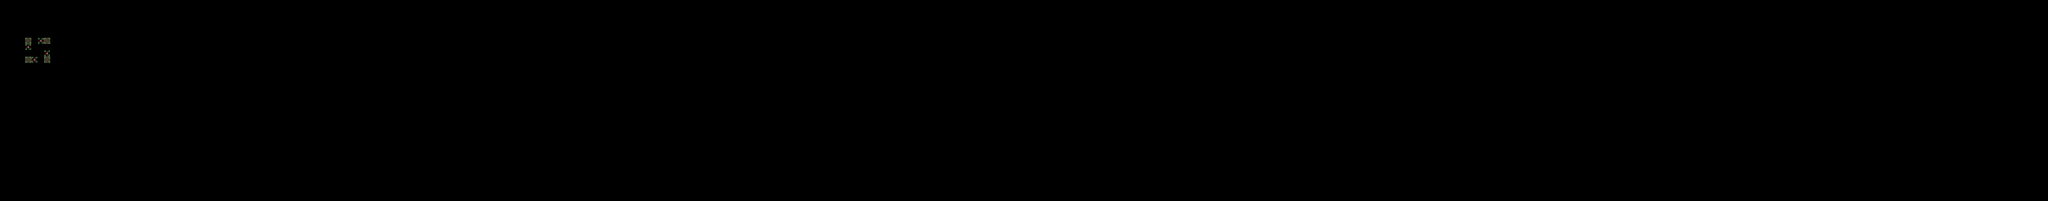

A 2D game scene composited from a Tiled map and its tileset images. What follows is a short description and the map's XML, with each tile layer's data collapsed to a summary:
An orthogonal 326x32 tile map with 16x16 px tiles, 4 tile layers (input_dirt, output_dirt, regions_input, regions_output), 2 tilesets.

<map version="1.5" tiledversion="1.7.2" orientation="orthogonal" renderorder="right-down" width="326" height="32" tilewidth="16" tileheight="16" infinite="0" nextlayerid="10" nextobjectid="1">
 <tileset firstgid="1" name="Village5" tilewidth="16" tileheight="16" tilecount="704" columns="32">
  <image source="../../../assets/Tile/Village5.png" width="512" height="352" />
  <wangsets>
   <wangset name="Dirt2" type="mixed" tile="-1">
    <wangcolor name="" color="#ff0000" tile="-1" probability="1" />
    <wangtile tileid="200" wangid="0,0,1,1,1,0,0,0" />
    <wangtile tileid="202" wangid="0,0,1,1,1,1,1,0" />
    <wangtile tileid="203" wangid="0,0,0,0,1,1,1,0" />
    <wangtile tileid="232" wangid="1,1,0,0,0,0,0,0" />
    <wangtile tileid="234" wangid="1,1,0,0,0,0,0,1" />
    <wangtile tileid="235" wangid="1,0,0,0,0,0,0,1" />
    <wangtile tileid="264" wangid="1,1,1,1,1,0,0,0" />
    <wangtile tileid="266" wangid="1,1,1,1,1,1,1,1" />
    <wangtile tileid="267" wangid="1,0,0,0,1,1,1,1" />
    <wangtile tileid="296" wangid="1,1,1,0,0,0,0,0" />
    <wangtile tileid="298" wangid="1,1,1,0,0,0,1,1" />
    <wangtile tileid="299" wangid="1,0,0,0,0,0,1,1" />
   </wangset>
   <wangset name="Dirt3" type="mixed" tile="-1">
    <wangcolor name="" color="#ff0000" tile="-1" probability="1" />
    <wangcolor name="" color="#00ff00" tile="-1" probability="1" />
    <wangcolor name="" color="#0000ff" tile="-1" probability="1" />
    <wangtile tileid="200" wangid="0,0,3,3,3,0,0,0" />
    <wangtile tileid="201" wangid="0,0,3,3,3,3,3,0" />
    <wangtile tileid="203" wangid="0,0,0,0,3,3,3,0" />
    <wangtile tileid="232" wangid="3,3,1,1,1,0,0,0" />
    <wangtile tileid="233" wangid="3,3,1,1,1,1,1,3" />
    <wangtile tileid="235" wangid="3,0,0,0,1,1,1,3" />
    <wangtile tileid="264" wangid="1,1,2,2,2,0,0,0" />
    <wangtile tileid="265" wangid="1,1,2,2,2,2,2,1" />
    <wangtile tileid="267" wangid="1,0,0,0,2,2,2,1" />
    <wangtile tileid="296" wangid="2,2,2,0,0,0,0,0" />
    <wangtile tileid="297" wangid="2,2,2,0,0,0,2,2" />
    <wangtile tileid="299" wangid="2,0,0,0,0,0,2,2" />
   </wangset>
   <wangset name="Dirt4" type="mixed" tile="-1">
    <wangcolor name="" color="#ff0000" tile="-1" probability="1" />
    <wangtile tileid="205" wangid="0,0,1,1,1,0,0,0" />
    <wangtile tileid="206" wangid="0,0,1,1,1,1,1,0" />
    <wangtile tileid="207" wangid="0,0,1,1,1,1,1,0" />
    <wangtile tileid="208" wangid="0,0,0,0,1,1,1,0" />
    <wangtile tileid="237" wangid="1,1,1,1,1,0,0,0" />
    <wangtile tileid="238" wangid="1,1,1,1,1,1,1,1" />
    <wangtile tileid="239" wangid="1,1,1,1,1,1,1,1" />
    <wangtile tileid="240" wangid="1,0,0,0,1,1,1,1" />
    <wangtile tileid="269" wangid="1,1,1,1,1,0,0,0" />
    <wangtile tileid="270" wangid="1,1,1,1,1,1,1,1" />
    <wangtile tileid="271" wangid="1,1,1,1,1,1,1,1" />
    <wangtile tileid="272" wangid="1,0,0,0,1,1,1,1" />
    <wangtile tileid="296" wangid="1,1,1,0,0,0,0,0" />
    <wangtile tileid="297" wangid="1,1,1,0,0,0,1,1" />
    <wangtile tileid="298" wangid="1,1,1,0,0,0,1,1" />
    <wangtile tileid="299" wangid="1,0,0,0,0,0,1,1" />
   </wangset>
   <wangset name="dirttop" type="corner" tile="-1">
    <wangcolor name="" color="#ff0000" tile="-1" probability="1" />
    <wangcolor name="" color="#00ff00" tile="-1" probability="1" />
    <wangcolor name="" color="#0000ff" tile="-1" probability="1" />
    <wangtile tileid="205" wangid="0,0,1,1,1,0,0,0" />
    <wangtile tileid="206" wangid="0,0,1,1,1,1,1,0" />
    <wangtile tileid="207" wangid="0,0,1,1,1,1,1,0" />
    <wangtile tileid="208" wangid="0,0,0,0,1,1,1,0" />
    <wangtile tileid="237" wangid="1,0,1,1,1,0,0,0" />
    <wangtile tileid="238" wangid="1,0,1,1,1,1,1,0" />
    <wangtile tileid="239" wangid="1,1,1,1,1,1,1,1" />
    <wangtile tileid="240" wangid="1,0,0,0,1,1,1,1" />
    <wangtile tileid="269" wangid="1,1,1,0,0,0,0,0" />
    <wangtile tileid="270" wangid="1,1,1,0,0,0,1,1" />
    <wangtile tileid="271" wangid="1,1,1,0,0,0,1,1" />
    <wangtile tileid="272" wangid="1,0,0,0,0,0,1,1" />
   </wangset>
   <wangset name="Unnamed Set" type="corner" tile="238">
    <wangcolor name="" color="#ff0000" tile="-1" probability="1" />
    <wangtile tileid="205" wangid="0,0,0,1,0,0,0,0" />
    <wangtile tileid="206" wangid="0,0,0,1,0,1,0,0" />
    <wangtile tileid="207" wangid="0,0,0,1,0,1,0,0" />
    <wangtile tileid="208" wangid="0,0,0,0,0,1,0,0" />
    <wangtile tileid="237" wangid="0,1,0,0,0,0,0,0" />
    <wangtile tileid="238" wangid="0,1,0,0,0,0,0,1" />
    <wangtile tileid="239" wangid="0,1,0,0,0,0,0,1" />
    <wangtile tileid="240" wangid="0,0,0,0,0,0,0,1" />
   </wangset>
  </wangsets>
 </tileset>
 <tileset firstgid="705" source="../../../assets/Tile/Dirt1.tsx" />
 <layer id="2" name="input_dirt" width="326" height="32">
  <properties>
   <property name="StrictEmpty" type="bool" value="true" />
  </properties>
  <data>[10432 cells, 8 non-empty, 2 distinct tile ids]</data>
 </layer>
 <layer id="3" name="output_dirt" width="326" height="32">
  <data>[10432 cells, 4 non-empty, 4 distinct tile ids]</data>
 </layer>
 <layer id="4" name="regions_input" width="326" height="32">
  <data>[10432 cells, 8 non-empty, 1 distinct tile ids]</data>
 </layer>
 <layer id="1" name="regions_output" width="326" height="32">
  <data>[10432 cells, 4 non-empty, 1 distinct tile ids]</data>
 </layer>
</map>
